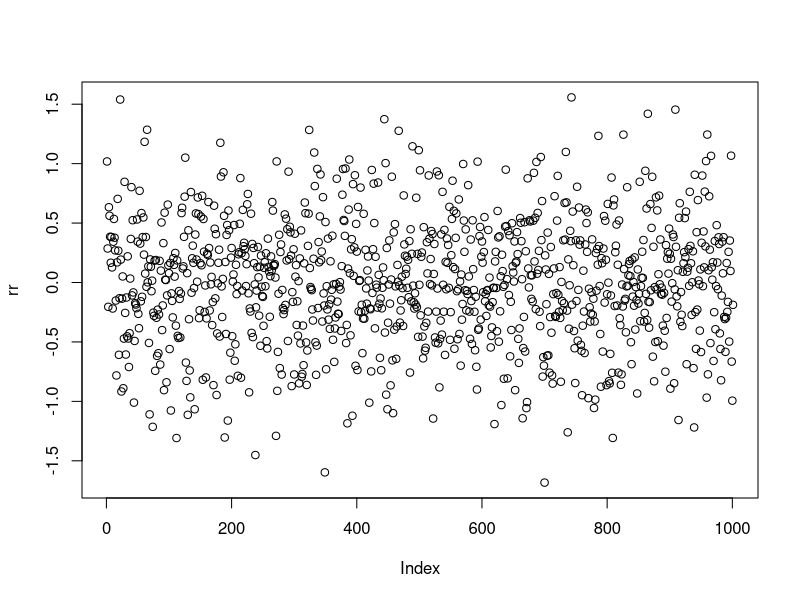

The R source for this figure:
x = seq(0,1,0.001)

data = data.frame(x)

data$y = data$x + rnorm(nrow(data), 0, 0.5)

md = glm(y~x + x^2, family = gaussian, data)
md
confint(md)
res = predict(md, data)
rr = residuals(md)
plot(rr)
#pairs(data)
#plot(data)
#points(data)
#abline(0,1,col="red")

#reg1 = lm(y~x, data)
#lm(y~-1 + x, data)
#reg1$coefficients
#b = 0.03977
#a = 0.92260
#data$y - (a * data$x + b)

#y2 = predict(reg1, data)
#res = data$y - y2

#cor(data$x, res)glm(y)